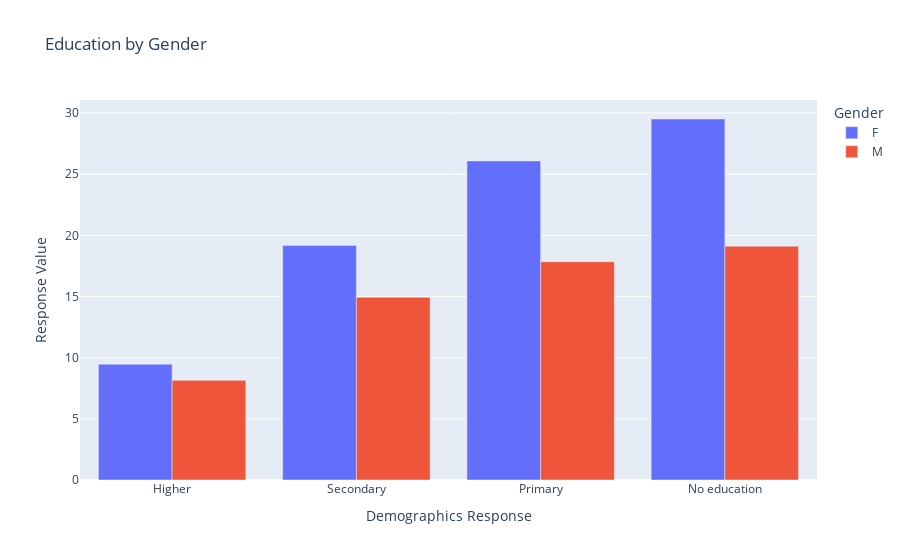

The cell this chart's notebook holds for it:
### Code cell
import matplotlib.pyplot as plt
import pandas as pd

fig = px.bar(data_edu, x='Demographics Response', y='Value', color='Gender',
             labels={'Value': 'Response Value'}, barmode='group',
             title='Education by Gender')

# Sort the bars by value
fig.update_layout(xaxis_categoryorder='total ascending')

# Show the plot
fig.show()

### Figure 1 — Plotly figure (JSON) as saved in the notebook; plotly's stock layout.template omitted (floating-point values rounded to 4 significant figures)
{"data": [{"alignmentgroup": "True", "hovertemplate": "Gender=F<br>Demographics Response=%{x}<br>Response Value=%{y}<extra></extra>", "legendgroup": "F", "marker": {"color": "#636efa", "pattern": {"shape": ""}}, "name": "F", "offsetgroup": "F", "orientation": "v", "showlegend": true, "textposition": "auto", "type": "bar", "x": ["Higher", "No education", "Primary", "Secondary"], "xaxis": "x", "y": [9.463, 29.51, 26.09, 19.17], "yaxis": "y"}, {"alignmentgroup": "True", "hovertemplate": "Gender=M<br>Demographics Response=%{x}<br>Response Value=%{y}<extra></extra>", "legendgroup": "M", "marker": {"color": "#EF553B", "pattern": {"shape": ""}}, "name": "M", "offsetgroup": "M", "orientation": "v", "showlegend": true, "textposition": "auto", "type": "bar", "x": ["Higher", "No education", "Primary", "Secondary"], "xaxis": "x", "y": [8.149, 19.11, 17.84, 14.93], "yaxis": "y"}], "layout": {"barmode": "group", "legend": {"title": {"text": "Gender"}, "tracegroupgap": 0}, "title": {"text": "Education by Gender"}, "xaxis": {"anchor": "y", "categoryorder": "total ascending", "domain": [0, 1], "title": {"text": "Demographics Response"}}, "yaxis": {"anchor": "x", "domain": [0, 1], "title": {"text": "Response Value"}}}}
